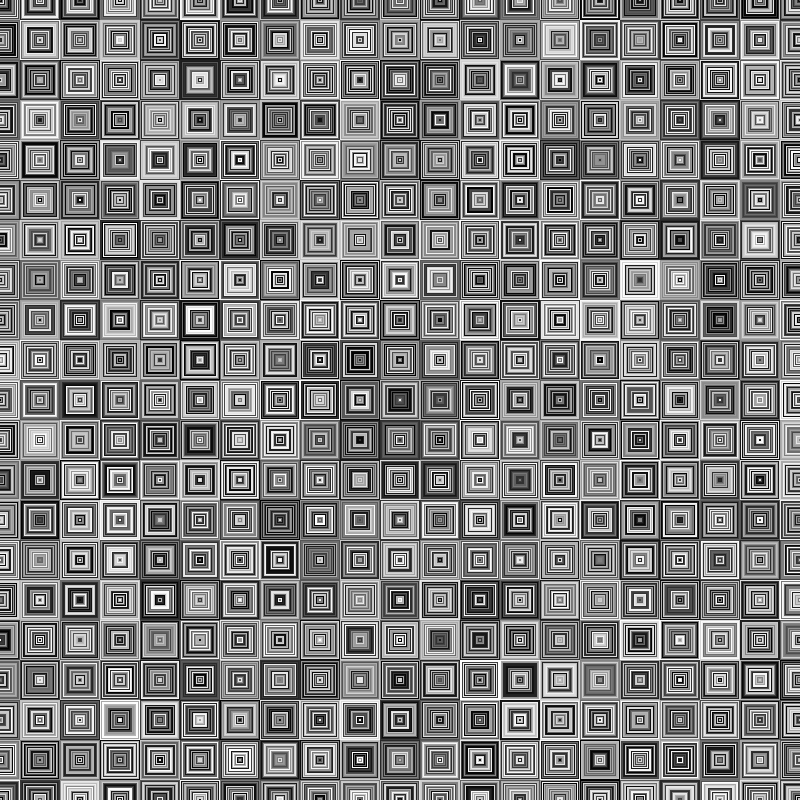
Frame 1 (no input)
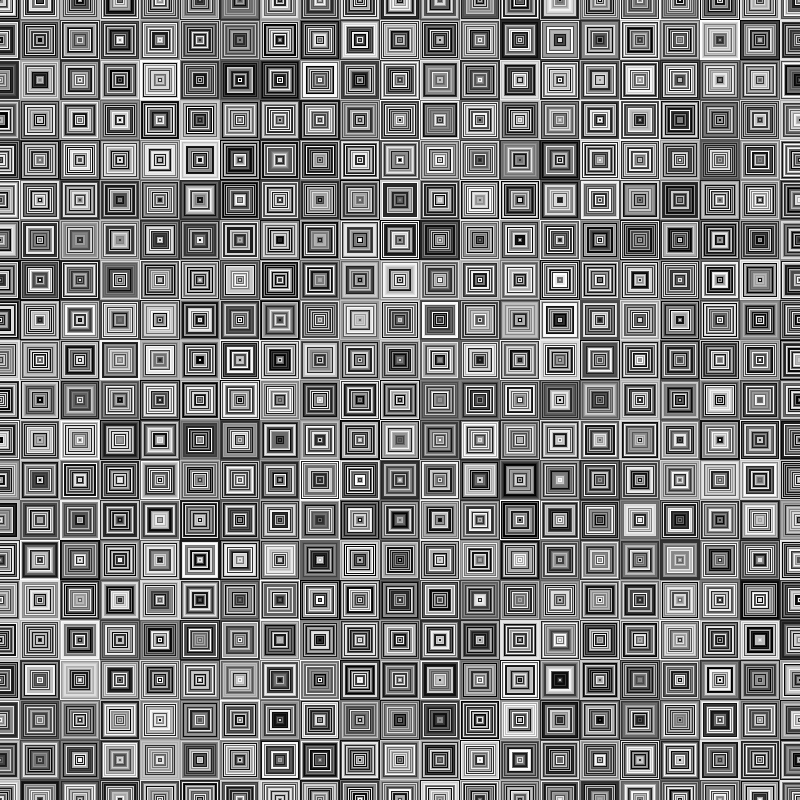
Frame 60 (the mouse pressed at the canvas centre just before this capture)
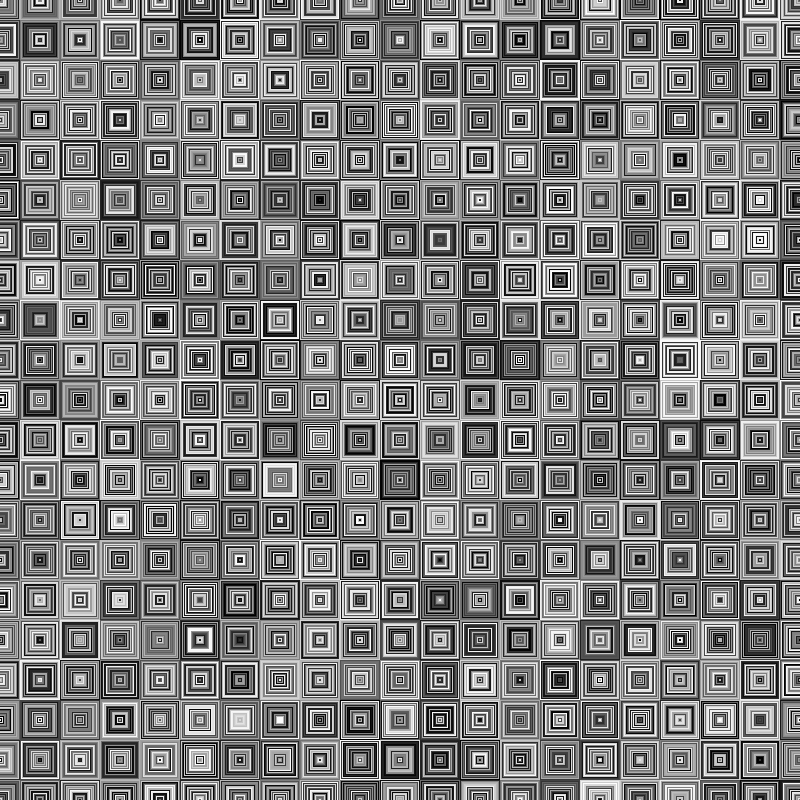
Frame 120 (the mouse held since frame 60 and released just before this capture)

The Processing sketch that drew these frames (run headless with seeded random() and noise(); from frame 60 on, the mouse is pressed at the canvas centre):

// Processing sketch: cours11_moreFor
// ── cours11_moreFor.pde
void setup() {
  size(800, 800);
}


void draw() {
  noStroke();
  rectMode(CENTER);
  
  for (int i=0; i<100; i++) {
    for (int j=0; j<100; j++) {
      for (int k=40; k>0; k-=2) {
        fill(random(255));
        rect(i*40, j*40, k, k);
      }
    }
  }
}
